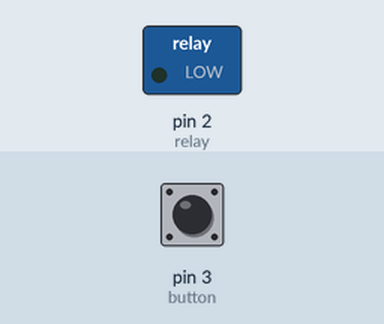
Recording of a sketch running on a simulated Arduino Uno, built with avr-gcc and run on an emulated ATmega328P. Parts: switched loads named in the sketch (green lamp = pin HIGH). Inputs (shaded band) come from the test bench; at power-on: pin 3 (button) LOW.

Above: at 1.2 s.
1.3 s: pin 3 (button) pulled HIGH for 0.15 s
At 1.37 s:
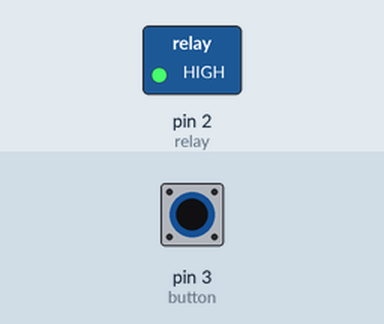
2.9 s: pin 3 (button) pulled HIGH for 3.2 s
At 7.2 s:
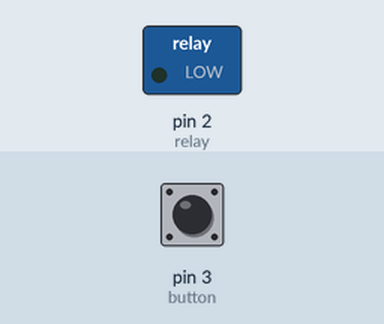
Timing chart, 0 to 8.7 s (numbered marks = the images above; inputs shaded):
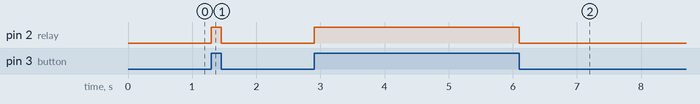

Measured:
- after the input at 1.3 s, pin 2 (relay): LOW → HIGH at once, → LOW 0.15 s later
- after the input at 2.9 s, pin 2 (relay): LOW → HIGH at once, → LOW 3.2 s later

The sketch:

SwitchBouleRelay.ino
```cpp
#define relay 2
#define button 3

volatile boolean state = LOW;

void setup() {


  attachInterrupt(digitalPinToInterrupt(button), buttonChange, CHANGE);
  pinMode(relay, OUTPUT);


}

void loop() {

  digitalWrite(relay, state);

}
void buttonChange()
{
  state = !state;
}
```
